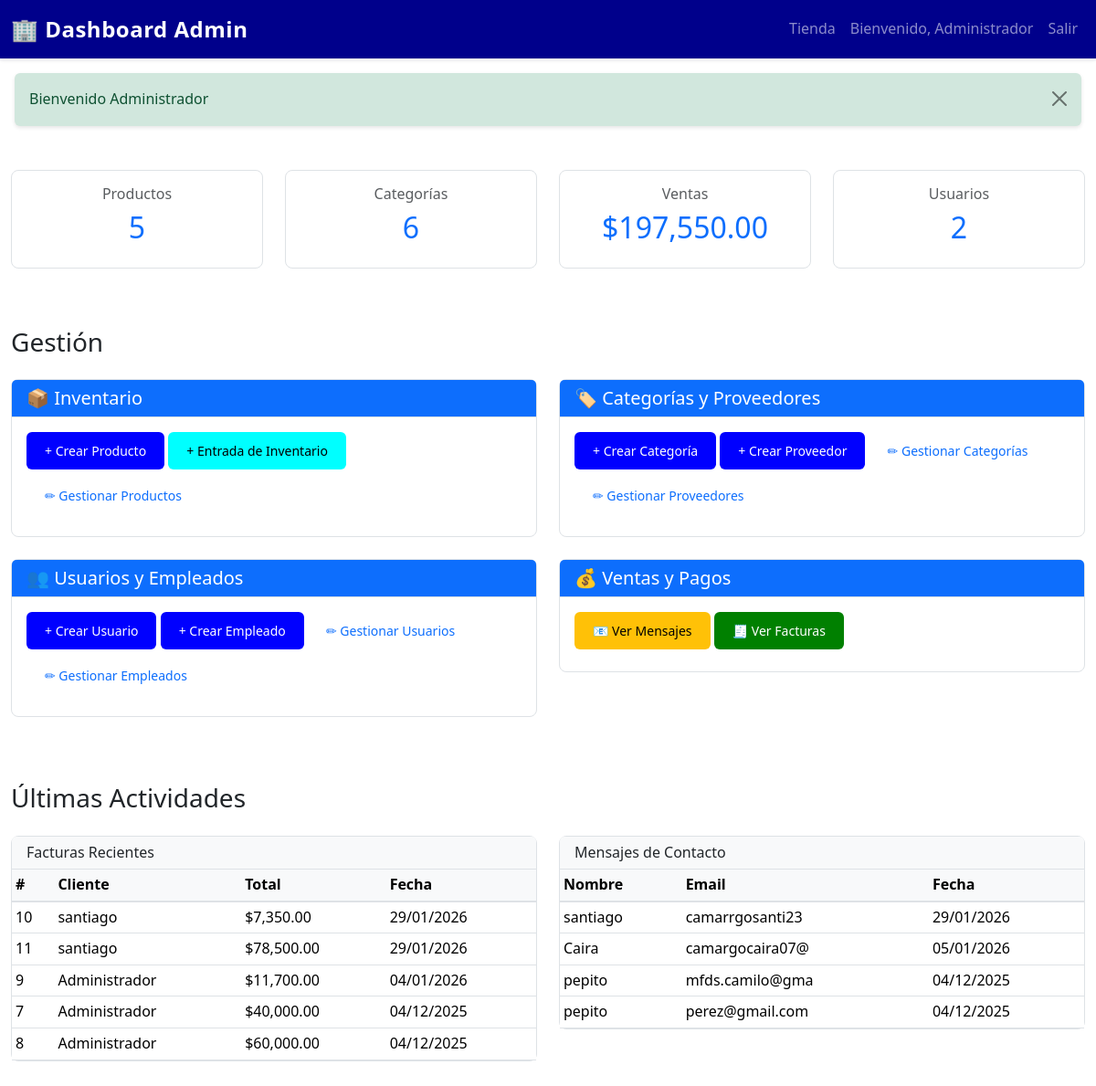
Before: /FRONTEND/index.php?route=admin/dashboard (signed in) with the older database file.
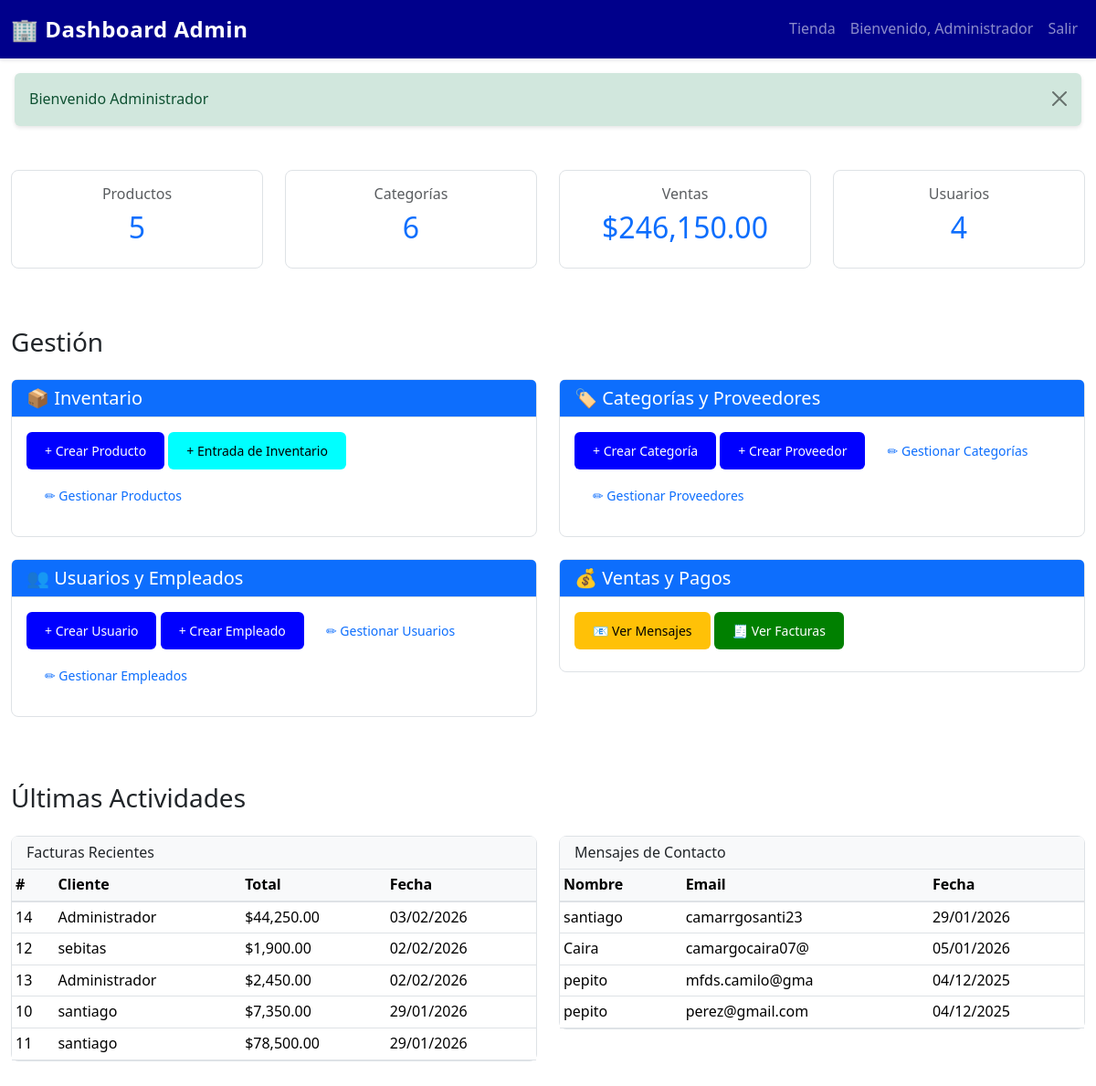
After: the same page with the newer database file.
### tables this page shows
CREATE TABLE `factura` (
  `idFACTURA` int(11) NOT NULL,
  `fechaFACTURA` date DEFAULT NULL,
  `idUSUARIO` int(11) DEFAULT NULL,
  `totalFACTURA` int(11) DEFAULT NULL
);

CREATE TABLE `usuario` (
  `idUSUARIO` int(11) NOT NULL,
  `numdocUSUARIO` int(11) DEFAULT NULL,
  `tipodocumenUSUARIO` varchar(20) DEFAULT NULL,
  `nomUSUARIO` varchar(30) DEFAULT NULL,
  `direcUSUARIO` varchar(120) DEFAULT NULL,
  `telUSUARIO` int(11) DEFAULT NULL,
  `emailUSUARIO` varchar(40) DEFAULT NULL,
  `pass` varchar(255) DEFAULT NULL,
  `rolUSUARIO` varchar(20) DEFAULT NULL,
  `cargoUSUARIO` varchar(20) DEFAULT NULL,
  `reset_token` varchar(255) DEFAULT NULL COMMENT 'Token para recuperaci?n de contrase?a',
  `reset_token_expira` datetime DEFAULT NULL COMMENT 'Fecha de expiraci?n del token',
  `fecha_creacion` timestamp NOT NULL DEFAULT current_timestamp() COMMENT 'Fecha de creaci?n del usuario',
  `fecha_actualizacion` timestamp NOT NULL DEFAULT current_timestamp() ON UPDATE current_timestamp() COMMENT 'Fecha ?ltima actualizaci?n'
);

CREATE TABLE `mensajes_contacto` (
  `id_mensaje` int(11) NOT NULL,
  `nombre` varchar(100) NOT NULL,
  `correo` varchar(100) NOT NULL,
  `telefono` varchar(20) DEFAULT NULL,
  `mensaje` text NOT NULL,
  `fecha_envio` timestamp NOT NULL DEFAULT current_timestamp()
);

### FRONTEND/models/ProductoModel.php (called while the page is built, shortened)
<?php
class ProductoModel {
    private $db;
    public function __construct($database) {
        $this->db = $database;
    }
    public function obtenerTodos() {
        $query = "SELECT p.*, c.nomCATEGORIA, pr.nomPROVEEDOR
                  FROM producto p
                  LEFT JOIN categoria c ON p.idCATEGORIA = c.idCATEGORIA
                  LEFT JOIN proveedor pr ON p.idPROVEEDOR = pr.idPROVEEDOR
                  ORDER BY p.idPRODUCTO DESC";
        $stmt = $this->db->prepare($query);
        $stmt->execute();
        return $stmt->fetchAll(PDO::FETCH_ASSOC);
    }
}

### FRONTEND/models/CategoriaModel.php (called while the page is built, shortened)
<?php
class CategoriaModel {
    private $db;
    public function __construct($database) {
        $this->db = $database;
    }
    public function contar() {
        $query = "SELECT COUNT(*) as total FROM categoria";
        $stmt = $this->db->prepare($query);
        $stmt->execute();
        $result = $stmt->fetch(PDO::FETCH_ASSOC);
        return $result['total'];
    }
}

### FRONTEND/models/FacturaModel.php (called while the page is built, shortened)
<?php
class FacturaModel {
    private $db;
    public function __construct($database) {
        $this->db = $database;
    }
    public function obtenerTodas() {
        $query = "SELECT f.*, u.nomUSUARIO, u.emailUSUARIO
                  FROM factura f
                  JOIN usuario u ON f.idUSUARIO = u.idUSUARIO
                  ORDER BY f.fechaFACTURA DESC";
        $stmt = $this->db->prepare($query);
        $stmt->execute();
        return $stmt->fetchAll(PDO::FETCH_ASSOC);
    }
    public function obtenerTotal() {
        $query = "SELECT SUM(totalFACTURA) as total FROM factura";
        $stmt = $this->db->prepare($query);
        $stmt->execute();
        $result = $stmt->fetch(PDO::FETCH_ASSOC);
        return $result['total'] ?? 0;
    }
}

### FRONTEND/models/UsuarioModel.php (called while the page is built, shortened)
<?php
class UsuarioModel {
    private $db;
    public function __construct($database) {
        $this->db = $database;
    }
    public function contar() {
        return $this->db->query("SELECT COUNT(*) FROM usuario")->fetchColumn();
    }
}

### FRONTEND/models/MensajeModel.php (called while the page is built, shortened)
<?php
class MensajeModel {
    private $db;
    public function __construct($database) {
        $this->db = $database;
    }
public function obtenerRecientes($limit = 5) {
    $limit = (int)$limit;
    $query = "SELECT * FROM mensajes_contacto
              ORDER BY fecha_envio DESC
              LIMIT $limit";
    $stmt = $this->db->prepare($query);
    $stmt->execute();
    return $stmt->fetchAll(PDO::FETCH_ASSOC);
    }
}

### FRONTEND/views/admin/dashboard.php (the view, shortened to what the changed rows need)
<?php
require_once 'models/ProductoModel.php';
require_once 'models/CategoriaModel.php';
require_once 'models/UsuarioModel.php';
require_once 'models/FacturaModel.php';
require_once 'models/MensajeModel.php';
$db = new Database();
$conn = $db->connect();
$productoModel = new ProductoModel($conn);
$categoriaModel = new CategoriaModel($conn);
$usuarioModel = new UsuarioModel($conn);
$facturaModel = new FacturaModel($conn);
$mensajeModel = new MensajeModel($conn);
?>
<!DOCTYPE html>
<html lang="es">
<head>
    <link href="https://cdn.jsdelivr.net/npm/bootstrap@5.3.0/dist/css/bootstrap.min.css" rel="stylesheet">
    <link rel="stylesheet" href="assets/css/styles.css">
</head>
<body>
    <nav class="navbar navbar-expand-lg navbar-dark bg-dark-blue">
        <div class="container-fluid">
            <a class="navbar-brand fw-bold" href="index.php?route=admin/dashboard">🏢 Dashboard Admin</a>
            <div class="collapse navbar-collapse" id="navbarNav">
                <ul class="navbar-nav ms-auto">
                    <li class="nav-item">
                        <a class="nav-link" href="index.php?route=index">Tienda</a>
                    </li>
                    <li class="nav-item">
                        <span class="nav-link">Bienvenido, <?= $_SESSION['usuario_nombre'] ?></span>
                    </li>
                    <li class="nav-item">
                        <a class="nav-link" href="index.php?route=logout">Salir</a>
                    </li>
                </ul>
            </div>
        </div>
    </nav>
    <?php if (isset($_SESSION['success'])): ?>
        <div class="alert alert-success alert-dismissible fade show m-3" role="alert">
            <?= $_SESSION['success'] ?>
            <button type="button" class="btn-close" data-bs-dismiss="alert"></button>
        </div>
    <?php endif; ?>
    <div class="container-fluid my-5">
        <div class="row mb-5">
            <div class="col-md-3 mb-3">
                <div class="card text-center">
                    <div class="card-body">
                        <h6 class="card-title text-muted">Productos</h6>
                        <h2 class="text-primary"><?= $productoModel->obtenerTodos() ? count($productoModel->obtenerTodos()) : 0 ?></h2>
                    </div>
                </div>
            </div>
            <div class="col-md-3 mb-3">
                <div class="card text-center">
                    <div class="card-body">
                        <h6 class="card-title text-muted">Categorías</h6>
                        <h2 class="text-primary"><?= $categoriaModel->contar() ?></h2>
                    </div>
                </div>
            </div>
            <div class="col-md-3 mb-3">
                <div class="card text-center">
                    <div class="card-body">
                        <h6 class="card-title text-muted">Ventas</h6>
                        <h2 class="text-primary">$<?= number_format($facturaModel->obtenerTotal(), 2) ?></h2>
                    </div>
                </div>
            </div>
            <div class="col-md-3 mb-3">
                <div class="card text-center">
                    <div class="card-body">
                        <h6 class="card-title text-muted">Usuarios</h6>
                        <h2 class="text-primary"><?= $usuarioModel->contar() ?></h2>
                    </div>
                </div>
            </div>
        </div>
        <h3 class="mb-4">Gestión</h3>
        <div class="row">
            <div class="col-md-6 mb-4">
                <div class="card">
                    <div class="card-header bg-primary-blue text-white">
                        <h5 class="mb-0">📦 Inventario</h5>
                    </div>
                    <div class="card-body">
                        <a href="index.php?route=admin/producto/crear" class="btn btn-primary btn-sm mb-2">+ Crear Producto</a>
                        <a href="index.php?route=admin/entrada/crear" class="btn btn-info btn-sm mb-2">+ Entrada de Inventario</a>
                        <a href="index.php?route=admin/producto/listar" class="btn btn-outline-primary btn-sm mb-2">✏ Gestionar Productos</a>
                    </div>
                </div>
            </div>
            <div class="col-md-6 mb-4">
                <div class="card">
                    <div class="card-header bg-primary-blue text-white">
                        <h5 class="mb-0">🏷️ Categorías y Proveedores</h5>
                    </div>
                    <div class="card-body">
                        <a href="index.php?route=admin/categoria/crear" class="btn btn-primary btn-sm mb-2">+ Crear Categoría</a>
                        <a href="index.php?route=admin/proveedor/crear" class="btn btn-primary btn-sm mb-2">+ Crear Proveedor</a>
                        <a href="index.php?route=admin/categoria/listar" class="btn btn-outline-primary btn-sm mb-2"> ✏ Gestionar Categorías </a>
                        <a href="index.php?route=admin/proveedor/listar" class="btn btn-outline-primary btn-sm mb-2">✏ Gestionar Proveedores</a>
                    </div>
                </div>
            </div>
            <div class="col-md-6 mb-4">
                <div class="card">
                    <div class="card-header bg-primary-blue text-white">
                        <h5 class="mb-0">👥 Usuarios y Empleados</h5>
                    </div>
                    <div class="card-body">
                        <a href="index.php?route=admin/usuario/crear" class="btn btn-primary btn-sm mb-2">+ Crear Usuario</a>
                        <a href="index.php?route=admin/empleado/crear" class="btn btn-primary btn-sm mb-2">+ Crear Empleado</a>
                        <a href="index.php?route=admin/usuario/listar" class="btn btn-outline-primary btn-sm mb-2">✏ Gestionar Usuarios</a>
                        <a href="index.php?route=admin/empleado/listar" class="btn btn-outline-primary btn-sm mb-2">✏ Gestionar Empleados</a>
                    </div>
                </div>
            </div>
            <div class="col-md-6 mb-4">
                <div class="card">
                    <div class="card-header bg-primary-blue text-white">
                        <h5 class="mb-0">💰 Ventas y Pagos</h5>
                    </div>
                    <div class="card-body">
                        <a href="index.php?route=admin/mensajes" class="btn btn-warning btn-sm mb-2">📧 Ver Mensajes</a>
                        <a href="index.php?route=admin/factura/listar" class="btn btn-success btn-sm mb-2">🧾 Ver Facturas</a>
                    </div>
                </div>
            </div>
        </div>
        <h3 class="mb-4 mt-5">Últimas Actividades</h3>
        <div class="row">
            <div class="col-md-6 mb-4">
                <div class="card">
                    <div class="card-header bg-light">
                        <h6 class="mb-0">Facturas Recientes</h6>
                    </div>
                    <div class="table-responsive">
                        <table class="table table-sm table-hover mb-0">
                            <thead class="table-light">
                                <tr>
                                    <th>#</th>
                                    <th>Cliente</th>
                                    <th>Total</th>
                                    <th>Fecha</th>
                                </tr>
                            </thead>
                            <tbody>
                                <?php
                                $facturas = $facturaModel->obtenerTodas();
                                foreach (array_slice($facturas, 0, 5) as $factura):
                                ?>
                                    <tr>
                                        <td><?= $factura['idFACTURA'] ?></td>
                                        <td><?= htmlspecialchars(substr($factura['nomUSUARIO'], 0, 20)) ?></td>
                                        <td>$<?= number_format($factura['totalFACTURA'], 2) ?></td>
                                        <td><?= date('d/m/Y', strtotime($factura['fechaFACTURA'])) ?></td>
                                    </tr>
                                <?php endforeach; ?>
                            </tbody>
                        </table>
                    </div>
                </div>
            </div>
            <div class="col-md-6 mb-4">
                <div class="card">
                    <div class="card-header bg-light">
                        <h6 class="mb-0">Mensajes de Contacto</h6>
                    </div>
                    <div class="table-responsive">
                        <table class="table table-sm table-hover mb-0">
                            <thead class="table-light">
                                <tr>
                                    <th>Nombre</th>
                                    <th>Email</th>
                                    <th>Fecha</th>
                                </tr>
                            </thead>
                            <tbody>
                                <?php
                                $mensajes = $mensajeModel->obtenerRecientes(5);
                                foreach ($mensajes as $msg):
                                ?>
                                    <tr>
                                        <td><?= htmlspecialchars(substr($msg['nombre'], 0, 15)) ?></td>
                                        <td><?= htmlspecialchars(substr($msg['correo'], 0, 15)) ?></td>
                                        <td><?= date('d/m/Y', strtotime($msg['fecha_envio'])) ?></td>
                                    </tr>
                                <?php endforeach; ?>
                            </tbody>
                        </table>
                    </div>
                </div>
            </div>
        </div>
    </div>
</body>
</html>

Changed rows visible on the page:
no longer on this page (row unchanged): factura: idFACTURA "9", idUSUARIO.nomUSUARIO "Administrador", totalFACTURA "11,700.00", fechaFACTURA "04/01/2026"
no longer on this page (row unchanged): factura: idFACTURA "7", idUSUARIO.nomUSUARIO "Administrador", totalFACTURA "40,000.00", fechaFACTURA "04/12/2025"
no longer on this page (row unchanged): factura: idFACTURA "8", idUSUARIO.nomUSUARIO "Administrador", totalFACTURA "60,000.00", fechaFACTURA "04/12/2025"
added factura: idFACTURA "14", idUSUARIO.nomUSUARIO "Administrador", totalFACTURA "44,250.00", fechaFACTURA "03/02/2026"
added factura: idFACTURA "12", idUSUARIO.nomUSUARIO "sebitas", totalFACTURA "1,900.00", fechaFACTURA "02/02/2026"
added factura: idFACTURA "13", idUSUARIO.nomUSUARIO "Administrador", totalFACTURA "2,450.00", fechaFACTURA "02/02/2026"
Other visible differences:
$facturaModel->obtenerTotal(): "197,550.00" → "246,150.00"
$usuarioModel->contar(): "2" → "4"
